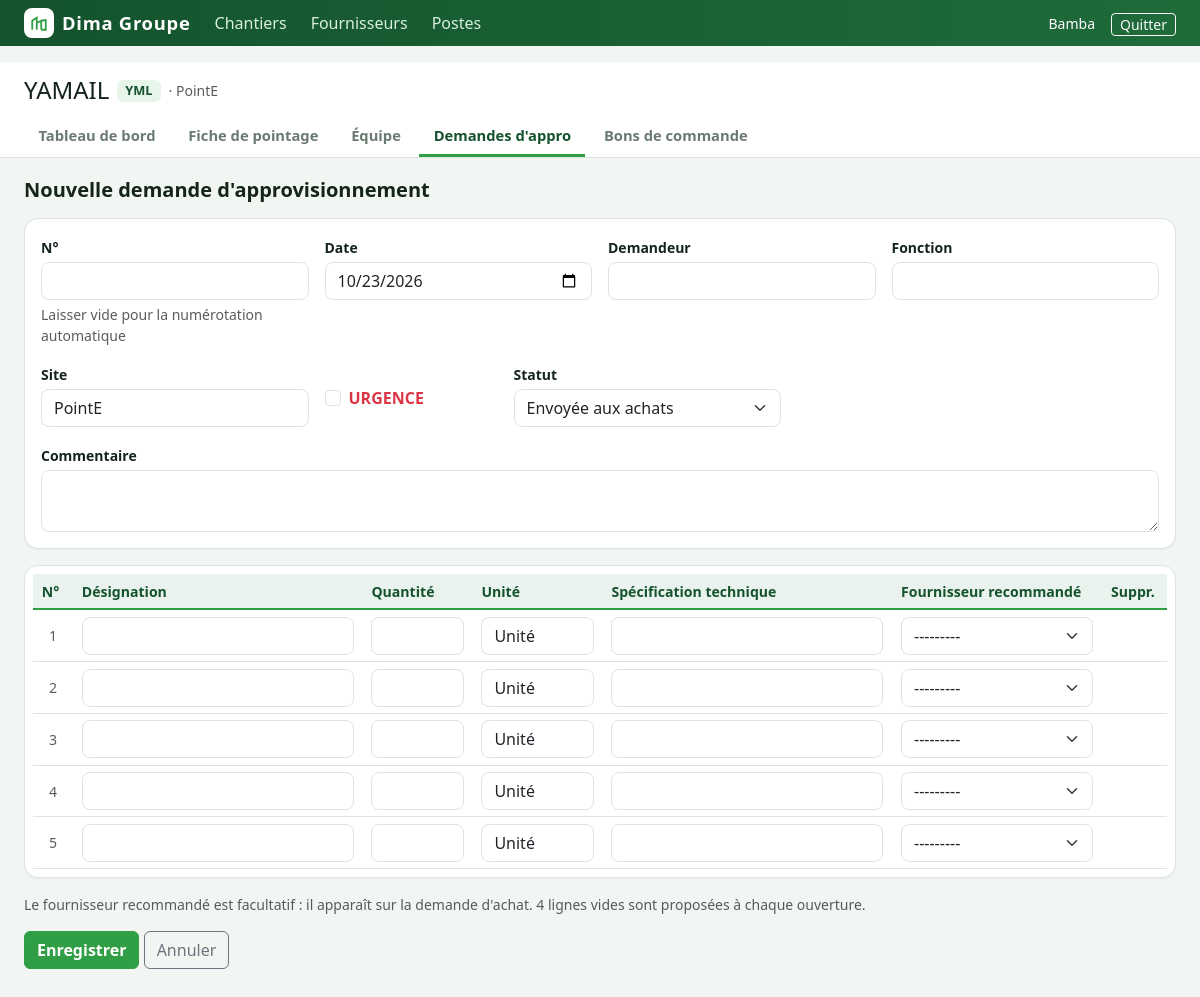
The page /pointage/chantier/1/demandes/nouvelle/ (signed in) on the database its author committed.
### pointage/models.py (models this page shows, shortened)
class Chantier(models.Model):
    JOURS = [(0, "Lundi"), (1, "Mardi"), (2, "Mercredi"), (3, "Jeudi"), (4, "Vendredi"),
             (5, "Samedi"), (6, "Dimanche")]
    nom = models.CharField(max_length=200, help_text="Ex. : YAMAIL")
    code = models.CharField(max_length=10, unique=True, help_text="Préfixe des numéros. Ex. : YML")
    site = models.CharField("Site", max_length=200, blank=True, help_text="Ex. : Point E")
    client = models.CharField(max_length=200, blank=True)
    chef_projet = models.CharField("Chef de projet", max_length=150, blank=True)
    debut_semaine = models.PositiveSmallIntegerField(
        "La semaine de pointage commence le", choices=JOURS, default=5)
    actif = models.BooleanField(default=True)
    created_at = models.DateTimeField(auto_now_add=True)
    class Meta:
        ordering = ["-actif", "nom"]

### pointage/views.py (the view)
# urls.py: path("chantier/<int:chantier_pk>/demandes/nouvelle/", v.demande_edit, name="demande_create"),
@login_required
def demande_edit(request, chantier_pk=None, pk=None):
    if pk:
        demande = get_object_or_404(m.DemandeAppro, pk=pk)
        ch = demande.chantier
    else:
        ch = _chantier(chantier_pk)
        demande = m.DemandeAppro(chantier=ch, site=ch.site, statut="ENVOYEE")
        demande.demandeur = request.user.get_full_name() or ""
    form = forms.DemandeForm(request.POST or None, instance=demande, chantier=ch)
    formset = forms.LigneApproFormSet(request.POST or None, instance=demande)
    if request.method == "POST" and form.is_valid() and formset.is_valid():
        with transaction.atomic():
            form.save()
            formset.instance = form.instance
            formset.save()
        return redirect(form.instance)
    return render(request, "pointage/demande_form.html", {
        "ch": ch, "form": form, "formset": formset, "demande": demande if pk else None,
        "suggestions": _suggestions(ch),
        "title": f"Modifier la demande {demande.numero}" if pk else "Nouvelle demande d'approvisionnement"})

### pointage/forms.py
class DemandeForm(_NumeroMixin, BS, forms.ModelForm):
    class Meta:
        model = m.DemandeAppro
        fields = ["sequence", "date", "demandeur", "fonction", "site", "urgence", "statut", "commentaire"]
        widgets = {"date": _date(), "commentaire": forms.Textarea(attrs={"rows": 2})}

### pointage/templatetags/pointage_tags.py (called while the page is built)
@register.simple_tag
def entreprise():
    return getattr(settings, "POINTAGE_ENTREPRISE", "Dima Groupe")

@register.simple_tag
def unites():
    return UNITES

### pointage/views.py (called while the page is built)
def _chantier(pk):
    return get_object_or_404(m.Chantier, pk=pk)

def _suggestions(ch):
    designations = set(m.LigneAppro.objects.filter(demande__chantier=ch).values_list("designation", flat=True))
    designations |= set(m.LigneBC.objects.filter(bon__chantier=ch).values_list("designation", flat=True))
    return sorted(designations, key=str.lower)

### pointage/templates/pointage/demande_form.html (shortened to what this page needs)
{% extends "pointage/base.html" %}
{% block content %}
<h2 class="h5 fw-bold mb-3">{{ title }}</h2>
<form method="post">
  <div class="card-soft p-3 mb-3"><div class="row g-3">
    {% for f in form %}<div class="col-md-{% if f.name == 'commentaire' %}12{% elif f.name == 'urgence' %}2{% else %}3{% endif %}">
      {% if f.field.widget.input_type == "checkbox" %}<div class="form-check mt-4">{{ f }} <label class="form-check-label fw-bold text-danger" for="{{ f.id_for_label }}">URGENCE</label></div>
      {% else %}<label class="form-label small fw-semibold mb-1">{{ f.label }}</label>{{ f }}{% endif %}
      {% if f.help_text %}<div class="form-text">{{ f.help_text }}</div>{% endif %}
      {% for e in f.errors %}<div class="text-danger small">{{ e }}</div>{% endfor %}</div>{% endfor %}
  </div></div>
  <div class="card-soft p-2 mb-3"><table class="table table-sm grid mb-0">
    <thead><tr><th style="width:40px">N°</th><th>Désignation</th><th style="width:110px">Quantité</th><th style="width:130px">Unité</th>
      <th>Spécification technique</th><th style="width:210px">Fournisseur recommandé</th><th>Suppr.</th></tr></thead>
    {% for fm in formset %}<tr>{% for h in fm.hidden_fields %}{{ h }}{% endfor %}
      <td class="text-center text-muted">{{ forloop.counter }}</td>
      <td>{{ fm.designation }}{% for e in fm.designation.errors %}<div class="text-danger small">{{ e }}</div>{% endfor %}</td>
      <td>{{ fm.quantite }}{% for e in fm.quantite.errors %}<div class="text-danger small">{{ e }}</div>{% endfor %}</td>
      <td>{{ fm.unite }}</td><td>{{ fm.specification }}</td><td>{{ fm.fournisseur_recommande }}</td>
      <td class="text-center">{% if fm.instance.pk %}{{ fm.DELETE }}{% endif %}</td></tr>{% endfor %}
  </table></div>
  <p class="text-muted small">Le fournisseur recommandé est facultatif : il apparaît sur la demande d'achat. 4 lignes vides sont proposées à chaque ouverture.</p>
  <button class="btn btn-brand">Enregistrer</button>
  <a class="btn btn-outline-secondary" href="{% if demande %}{{ demande.get_absolute_url }}{% else %}{% url 'pointage:demande_list' ch.pk %}{% endif %}">Annuler</a>
</form>
{% endblock %}

### pointage/templates/pointage/base.html (shortened to what this page needs)
{% load static pointage_tags %}<!doctype html>
<html lang="fr">
<head>
  <link href="https://cdn.jsdelivr.net/npm/bootstrap@5.3.3/dist/css/bootstrap.min.css" rel="stylesheet">
  <link href="{% static 'pointage/pointage.css' %}" rel="stylesheet">
</head>
<body>
{% with u=request.resolver_match.url_name %}
<nav class="topbar no-print">
  <div class="d-flex align-items-center gap-4 px-4 py-2 flex-wrap">
    <a class="brand" href="{% url 'pointage:home' %}">
      <span class="mark"><svg width="18" height="18" viewBox="0 0 24 24" fill="none" stroke="#2f9e44" stroke-width="2.4"><path d="M3 21V9l6-4v16M9 21V12l6-3v12M15 21h6V8l-6 1"/></svg></span>
      {% entreprise %}
    </a>
    <a href="{% url 'pointage:home' %}" class="{% if u == 'home' %}active{% endif %}">Chantiers</a>
    <a href="{% url 'pointage:fournisseur_list' %}" class="{% if 'fournisseur' in u %}active{% endif %}">Fournisseurs</a>
    <a href="{% url 'pointage:poste_list' %}" class="{% if 'poste' in u %}active{% endif %}">Postes</a>
    <span class="ms-auto d-flex align-items-center gap-3">
      {% if user.is_authenticated %}
      <span class="small">{{ user.get_full_name|default:user.username }}</span>
      <form method="post" action="{% url 'pointage:logout' %}" class="m-0">{% csrf_token %}
        <button class="btn btn-sm btn-outline-light py-0">Quitter</button></form>
      {% endif %}
    </span>
  </div>
</nav>
<main class="px-4 pb-5 pt-3" style="max-width:1500px;margin:auto">
  {% if ch %}
  <div class="chantier-head no-print">
    <div class="d-flex align-items-center gap-2 flex-wrap">
      <h1 class="h4 mb-0">{{ ch.nom }}</h1><span class="code">{{ ch.code }}</span>
      {% if ch.site %}<span class="text-muted small">· {{ ch.site }}</span>{% endif %}
    </div>
    <div class="tabs-ch">
      <a href="{% url 'pointage:dashboard' ch.pk %}" class="{% if u == 'dashboard' %}active{% endif %}">Tableau de bord</a>
      <a href="{% url 'pointage:pointage_semaine' ch.pk %}" class="{% if u == 'pointage_semaine' %}active{% endif %}">Fiche de pointage</a>
      <a href="{% url 'pointage:equipe' ch.pk %}" class="{% if u == 'equipe' or 'ouvrier' in u %}active{% endif %}">Équipe</a>
      <a href="{% url 'pointage:demande_list' ch.pk %}" class="{% if 'demande' in u %}active{% endif %}">Demandes d'appro</a>
      <a href="{% url 'pointage:bon_list' ch.pk %}" class="{% if 'bon' in u or u == 'livraison' %}active{% endif %}">Bons de commande</a>
    </div>
  </div>
  {% endif %}
  {% block content %}{% endblock %}
</main>
{% endwith %}
</body>
</html>

### pointage/static/pointage/pointage.css (style rules this page uses)
:root { --brand: #2f9e44; --brand-dark: #14532d; --brand-soft: #e7f5ea; --ink: #14241a; --muted: #6b7a70; --bg: #f2f6f3; --line: #dbe4de; --warn: #f59f00; --danger: #d9480f; }
body { background: var(--bg); color: var(--ink); font-family: "Segoe UI", system-ui, -apple-system, Roboto, sans-serif; }
a { color: var(--brand-dark); }
.btn-brand { background: var(--brand); border-color: var(--brand); color: #fff; font-weight: 600; }
.topbar { background: linear-gradient(90deg, var(--brand-dark), #1f6b3a); color: #fff; }
.topbar a { color: #d7f0de; text-decoration: none; }
.brand { font-weight: 800; letter-spacing: .04em; font-size: 1.15rem; color: #fff !important; display: flex; align-items: center; gap: .5rem; }
.brand .mark { width: 30px; height: 30px; border-radius: 8px; background: #fff; display: grid; place-items: center; }
.chantier-head { background: #fff; border-bottom: 1px solid var(--line); margin: 0 -1.5rem 1.25rem; padding: .9rem 1.5rem 0; }
.chantier-head .code { background: var(--brand-soft); color: var(--brand-dark); font-weight: 700; border-radius: 6px; padding: .1rem .5rem; font-size: .8rem; }
.tabs-ch { display: flex; gap: .25rem; flex-wrap: wrap; margin-top: .6rem; }
.tabs-ch a { padding: .55rem .9rem; border-bottom: 3px solid transparent; text-decoration: none; color: var(--muted); font-weight: 600; font-size: .92rem; }
.tabs-ch a.active { color: var(--brand-dark); border-color: var(--brand); }
.card-soft { background: #fff; border: 1px solid var(--line); border-radius: 14px; box-shadow: 0 1px 2px rgba(20,36,26,.04); }
.grid { background: #fff; }
.grid th, .grid td { font-size: .88rem; padding: .4rem .55rem; vertical-align: middle; }
.grid thead th { background: #e9f2ec; color: var(--brand-dark); font-weight: 700; border-bottom: 2px solid var(--brand); }
.form-control, .form-select { border-radius: 8px; }

### rows shown on the page
Chantier: nom "YAMAIL", code "YML", site "PointE", form "PointE"

### other values the page prints
{{ user.get_full_name|default:user.username }} "Bamba"
{{ title }} "Nouvelle demande d'approvisionnement"
{{ f.label }} "N°" "Date" "Demandeur" "Fonction" "Site" "Statut" "Commentaire"
{{ f.help_text }} "Laisser vide pour la numérotation automatique"
